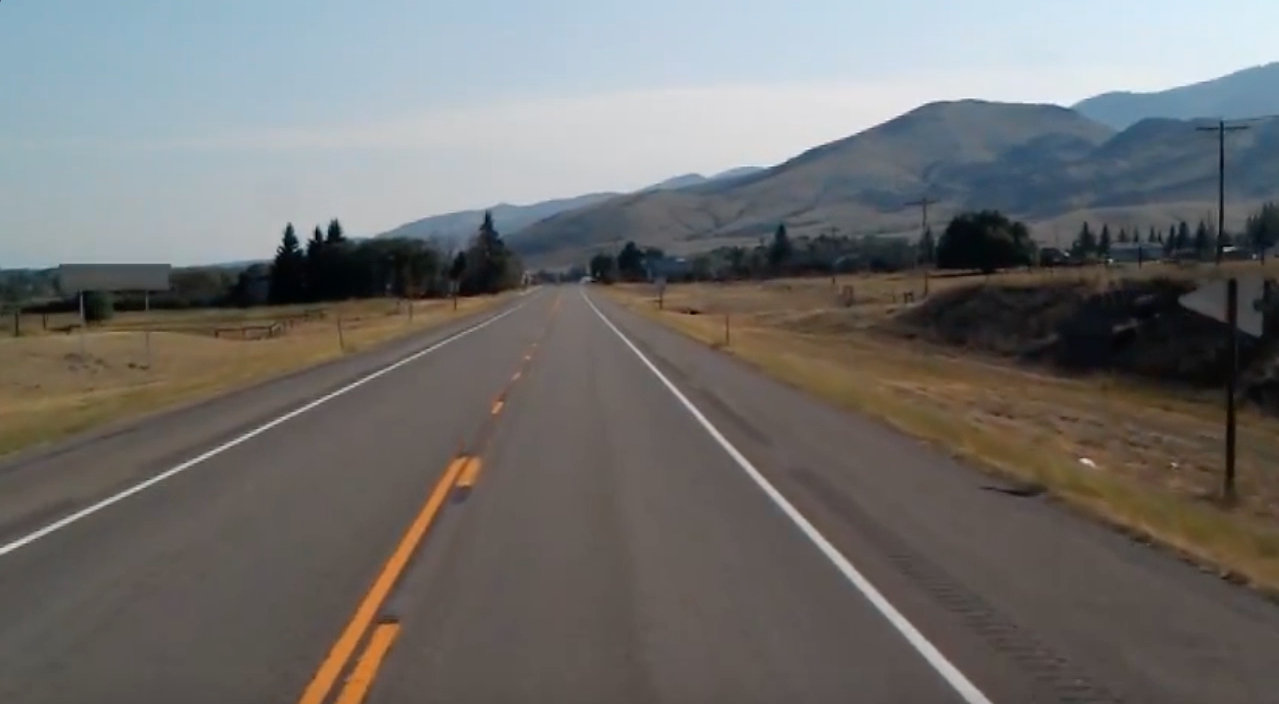
#> input picture test_image.jpg, 1279 x 704 px, found by its file name
$ python lanes2.py image '→' test on test_image.jpg
#> lines starting #> are read from the running program, lines starting #| are printed output that depends on the picture; after the words box and inside, x2 and y2 are one past the last pixel; in counts of white or black regions, pixels touching at a corner belong together
"""
TRAFFIQ AI Model — Team NEURO DRIVE
Members: Archideb Chatterjee, Sumedha Basu, Ayan Nandi, Sayan Das
Hardware: Raspberry Pi 4B + Pi Camera V2
Event: TRAFFIQ 2025

Pipeline:
  Camera Frame (320x240)
    → Preprocess (HSV white mask + CLAHE)
    → Canny Edge Detection
    → ROI Crop
    → Hough Lane Lines
    → Obstacle Detection (contour)
    → Fog / Low-light Detection
    → Decision Logic (priority: fog → obstacle → normal drive)
    → [speed, direction]  ∈ [-1, 1]
"""

import cv2
import numpy as np
import sys
import time
import logging

logging.basicConfig(
    level=logging.INFO,
    format="[%(levelname)s] %(message)s"
)
log = logging.getLogger("TRAFFIQ")

# ─────────────────────────────────────────────
# STATE
# ─────────────────────────────────────────────
_state = {
    "prev_direction": 0.0,
    "obstacle_counter": 0,   # hysteresis: avoid flickering AVOID↔NORMAL
    "fog_counter": 0,
}

OBSTACLE_HYSTERESIS = 3   # frames obstacle must persist before triggering
FOG_HYSTERESIS      = 5   # frames of low contrast before entering fog mode
STEERING_ALPHA      = 0.7  # low-pass filter weight for previous direction


# ═══════════════════════════════════════════════
# 1. PREPROCESS  (lighting handling)
#     "CLAHE + HSV white masking"
# ═══════════════════════════════════════════════
def preprocess(frame: np.ndarray) -> np.ndarray:
    """
    Returns a binary mask isolating white lane lines.

    Steps:
      1. Convert BGR → HSV
      2. White range mask  (H: any, S: low, V: high)
      3. CLAHE on V-channel to handle low-light / fog
         (PDF page 8: 'CLAHE — Contrast Limited Adaptive Histogram Equalization')
    """
    hsv = cv2.cvtColor(frame, cv2.COLOR_BGR2HSV)

    # CLAHE on the Value channel to compensate for dim/uneven lighting
    clahe = cv2.createCLAHE(clipLimit=2.0, tileGridSize=(8, 8))
    h, s, v = cv2.split(hsv)
    v_eq = clahe.apply(v)
    hsv_eq = cv2.merge([h, s, v_eq])

    lower_white = np.array([0,   0, 180])
    upper_white = np.array([180, 40, 255])
    mask = cv2.inRange(hsv_eq, lower_white, upper_white)

    # Morphological close to fill small gaps in lane lines
    kernel = cv2.getStructuringElement(cv2.MORPH_RECT, (5, 5))
    mask   = cv2.morphologyEx(mask, cv2.MORPH_CLOSE, kernel)

    return mask


# ═══════════════════════════════════════════════
# 2. EDGE DETECTION
# ═══════════════════════════════════════════════
def canny(image: np.ndarray) -> np.ndarray:
    """Gaussian blur then Canny edge detection."""
    blur = cv2.GaussianBlur(image, (5, 5), 0)
    return cv2.Canny(blur, 50, 150)


# ═══════════════════════════════════════════════
# 3. REGION OF INTEREST
# ═══════════════════════════════════════════════
def region_of_interest(image: np.ndarray) -> np.ndarray:
    """
    Triangular ROI mask covering the lower 60% of the frame.
    Eliminates sky / upper background that would confuse Hough.
    """
    height, width = image.shape[:2]
    polygons = np.array([[
        (int(width * 0.1), height),
        (int(width * 0.9), height),
        (int(width * 0.5), int(height * 0.4))
    ]])
    mask = np.zeros_like(image)
    cv2.fillPoly(mask, polygons, 255)
    return cv2.bitwise_and(image, mask)


# ═══════════════════════════════════════════════
# 4. LANE PROCESSING
# ═══════════════════════════════════════════════
def make_coordinates(image: np.ndarray, line_parameters) -> np.ndarray:
    slope, intercept = line_parameters

    # Guard against near-zero slope (horizontal line)
    if abs(slope) < 0.01:
        slope = 0.01

    y1 = image.shape[0]
    y2 = int(y1 * 0.6)

    x1 = int((y1 - intercept) / slope)
    x2 = int((y2 - intercept) / slope)

    # Clamp to frame width to avoid wild extrapolation
    w  = image.shape[1]
    x1 = int(np.clip(x1, 0, w))
    x2 = int(np.clip(x2, 0, w))

    return np.array([x1, y1, x2, y2])


#  "Average slope and intercept for stability"
def average_slope_intercept(image: np.ndarray, lines) -> np.ndarray | None:
    """
    Separates detected Hough lines into left (negative slope) and right
    (positive slope) groups, averages each group, and returns up to two
    representative lane lines.
    """
    if lines is None:
        return None

    left_fit  = []
    right_fit = []

    for line in lines:
        x1, y1, x2, y2 = line.reshape(4)

        # Skip near-horizontal lines (likely noise)
        if abs(x2 - x1) < 1:
            continue

        parameters        = np.polyfit((x1, x2), (y1, y2), 1)
        slope, intercept  = parameters

        # Filter extreme slopes — likely noise
        if abs(slope) < 0.3 or abs(slope) > 5.0:
            continue

        if slope < 0:
            left_fit.append((slope, intercept))
        else:
            right_fit.append((slope, intercept))

    lines_out = []
    if left_fit:
        left_avg = np.average(left_fit, axis=0)
        lines_out.append(make_coordinates(image, left_avg))
    if right_fit:
        right_avg = np.average(right_fit, axis=0)
        lines_out.append(make_coordinates(image, right_avg))

    return np.array(lines_out) if lines_out else None


# ═══════════════════════════════════════════════
# 5. DISPLAY LINES  (debug overlay)
# ═══════════════════════════════════════════════
def display_lines(image: np.ndarray, lines) -> np.ndarray:
    line_image = np.zeros_like(image)
    if lines is not None:
        for line in lines:
            x1, y1, x2, y2 = line
            cv2.line(line_image, (x1, y1), (x2, y2), (0, 255, 0), 5)
    return line_image


# ═══════════════════════════════════════════════
# 6. STEERING  (normalised to [-1, 1])
# ═══════════════════════════════════════════════
def get_steering_normalised(frame: np.ndarray, lines) -> float:
    """
    Computes steering signal from lane line positions.

    Returns float in [-1, 1]:
      -1 = hard left,  0 = straight,  +1 = hard right

    Strategy: average the top x-coords of detected lane lines.
    Deviation of that average from frame centre → normalised steering.
    """
    height, width = frame.shape[:2]

    if lines is None or len(lines) == 0:
        return 0.0

    x_tops = [line[2] for line in lines]
    avg_x  = float(np.mean(x_tops))

    center        = width / 2.0
    deviation     = avg_x - center
    max_deviation = width / 2.0

    steering = deviation / max_deviation
    return float(np.clip(steering, -1.0, 1.0))


# ═══════════════════════════════════════════════
# 7. OBSTACLE DETECTION
# ═══════════════════════════════════════════════
def detect_obstacle(frame: np.ndarray):
    """
    Scans the lower half of the frame for dark blobs (obstacles on black track).

    Returns (bool, bounding_box_or_None)

    Improvements vs original:
      • Adaptive threshold instead of fixed 60
      • Minimum aspect-ratio check to ignore lane-line fragments
      • Returns largest obstacle (most imminent threat)
    """
    height, width = frame.shape[:2]
    roi = frame[height // 2:, :]

    gray = cv2.cvtColor(roi, cv2.COLOR_BGR2GRAY)

    # Adaptive threshold handles varying surface brightness better
    thresh = cv2.adaptiveThreshold(
        gray, 255,
        cv2.ADAPTIVE_THRESH_MEAN_C,
        cv2.THRESH_BINARY_INV,
        blockSize=11, C=4
    )

    # Remove noise
    kernel = cv2.getStructuringElement(cv2.MORPH_ELLIPSE, (5, 5))
    thresh = cv2.morphologyEx(thresh, cv2.MORPH_OPEN, kernel)

    contours, _ = cv2.findContours(thresh, cv2.RETR_EXTERNAL,
                                   cv2.CHAIN_APPROX_SIMPLE)

    best_box  = None
    best_area = 0

    for cnt in contours:
        area = cv2.contourArea(cnt)
        if area < 800:
            continue

        x, y, w, h = cv2.boundingRect(cnt)
        aspect = w / float(h) if h > 0 else 0

        # Reject very thin vertical fragments (likely lane lines leaking in)
        if aspect < 0.3:
            continue

        if area > best_area:
            best_area = area
            best_box  = (x, y + height // 2, w, h)

    return (best_box is not None), best_box


# ═══════════════════════════════════════════════
# 8. FOG / LOW-LIGHT DETECTION
# ═══════════════════════════════════════════════
def detect_fog(frame: np.ndarray) -> bool:
    """
    Detects fog or very low-light conditions by measuring global contrast
    (std-dev of grayscale values).  Threshold = 30 (tunable).
    """
    gray     = cv2.cvtColor(frame, cv2.COLOR_BGR2GRAY)
    contrast = float(np.std(gray))
    return contrast < 30


# ═══════════════════════════════════════════════
# 9. DECISION MAKING
#    Output: [speed, direction]  both in [-1, 1]
# ═══════════════════════════════════════════════
def decide_movement(frame: np.ndarray, lines, obstacle: bool, fog: bool):
    """
    Returns ([speed, direction], label_str).

    Priority:
      1. Fog        → slow, damped steering
      2. Obstacle   → slow + steer away  (hysteresis prevents oscillation)
      3. Normal     → full speed, lane-centred steering
    """
    raw_direction = get_steering_normalised(frame, lines)

    # Low-pass filter for smooth steering
    direction = (STEERING_ALPHA * _state["prev_direction"]
                 + (1 - STEERING_ALPHA) * raw_direction)
    _state["prev_direction"] = direction

    # ── Hysteresis counters ──────────────────────
    if obstacle:
        _state["obstacle_counter"] = min(_state["obstacle_counter"] + 1,
                                         OBSTACLE_HYSTERESIS + 1)
    else:
        _state["obstacle_counter"] = max(_state["obstacle_counter"] - 1, 0)

    if fog:
        _state["fog_counter"] = min(_state["fog_counter"] + 1,
                                    FOG_HYSTERESIS + 1)
    else:
        _state["fog_counter"] = max(_state["fog_counter"] - 1, 0)

    obstacle_active = _state["obstacle_counter"] >= OBSTACLE_HYSTERESIS
    fog_active      = _state["fog_counter"]      >= FOG_HYSTERESIS

    # ── Priority 1: Fog ──────────────────────────
    if fog_active:
        speed     = 0.3
        direction = direction * 0.5   # damp steering in low visibility
        label     = "FOG"
        return [round(speed, 3), round(direction, 3)], label

    # ── Priority 2: Obstacle ─────────────────────
    if obstacle_active:
        avoidance   = -np.sign(direction) * min(0.6 + abs(direction) * 0.2, 0.8)
        direction   = float(np.clip(avoidance, -1.0, 1.0))
        speed       = 0.3
        label       = "AVOID"
        return [round(speed, 3), round(direction, 3)], label

    # ── Priority 3: Normal driving ───────────────
    # Reduce speed proportionally when turning
    speed = 1.0 - 0.4 * abs(direction)
    speed = float(np.clip(speed, 0.2, 1.0))

    if   direction >  0.2: label = "RIGHT"
    elif direction < -0.2: label = "LEFT"
    else:                  label = "STRAIGHT"

    return [round(speed, 3), round(direction, 3)], label


# ═══════════════════════════════════════════════
# 10. PROCESS SINGLE FRAME  (main API)
# ═══════════════════════════════════════════════
def process_frame(frame: np.ndarray) -> list:
    """
    Public API — takes a BGR image (any size ≥ 640×480),
    returns [speed, direction] both in [-1, 1].

    Internally resizes to 320×240 for real-time performance on Pi 4B.
    """
    frame          = cv2.resize(frame, (320, 240))
    mask           = preprocess(frame)
    edges          = canny(mask)
    cropped        = region_of_interest(edges)

    lines          = cv2.HoughLinesP(cropped, 2, np.pi / 180, 80,
                                     minLineLength=30, maxLineGap=10)
    averaged_lines = average_slope_intercept(frame, lines)

    obstacle, _    = detect_obstacle(frame)
    fog            = detect_fog(frame)

    output, _      = decide_movement(frame, averaged_lines, obstacle, fog)
    return output  # [speed, direction]


# ═══════════════════════════════════════════════
# 11. TEST ON SINGLE IMAGE  (python lanes2.py image)
# ═══════════════════════════════════════════════
def run_image_test():
    """
    Runs the full pipeline on test_image.jpg and displays result.
    Press any key to close.
    """
    frame = cv2.imread("test_image.jpg")  # input image: test_image.jpg
#> frame is the input picture: shape (704, 1279, 3); mean B, G, R 109.7, 111.3, 112.3
    if frame is None:
        log.error("Could not load 'test_image.jpg'. Place it in the same folder.")
        return

    frame = cv2.resize(frame, (320, 240))
#> frame: shape (240, 320, 3)

    mask           = preprocess(frame)
#> in preprocess, `hsv = cv2.cvtColor(frame, cv2.COLOR_BGR2HSV)`: hsv: shape (240, 320, 3); mean H, S, V 51.2, 49.7, 121.6
#> in preprocess, `h, s, v = cv2.split(hsv)`:
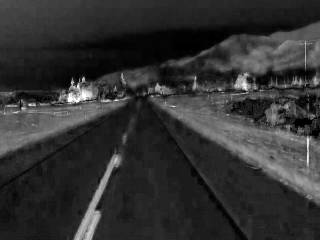
#> s: shape (240, 320); min 0, max 255, mean 49.7
#> in preprocess, `hsv_eq = cv2.merge([h, s, v_eq])`: hsv_eq: shape (240, 320, 3); mean H, S, V 51.2, 49.7, 132.5
#> in preprocess, `mask = cv2.inRange(hsv_eq, lower_white, upper_white)`:
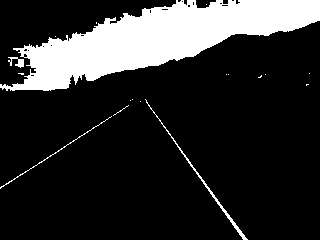
#> mask: shape (240, 320); 17.9% white; 18 white regions (14 under 20 px), largest, box (x1, y1, x2, y2) and area: (0, 0, 320, 91) 13159, (145, 99, 248, 240) 350, (0, 116, 112, 189) 141, (8, 57, 24, 68) 88
#> in preprocess, `mask   = cv2.morphologyEx(mask, cv2.MORPH_CLOSE, kernel)`: mask: shape (240, 320); 18.4% white; 12 white regions (9 under 20 px), largest, box (x1, y1, x2, y2) and area: (0, 0, 320, 91) 13625, (145, 99, 248, 240) 351, (0, 116, 112, 189) 142
    edges          = canny(mask)
#> in canny, `return cv2.Canny(blur, 50, 150)`: returned value: shape (240, 320); 2.1% white in thin lines or dots
    cropped        = region_of_interest(edges)
#> in region_of_interest, `cv2.fillPoly(mask, polygons, 255)`: mask: shape (240, 320); 24.2% white; 1 white region, box (x1, y1, x2, y2) and area: (32, 96, 289, 240) 18576
#> in region_of_interest, `return cv2.bitwise_and(image, mask)`:
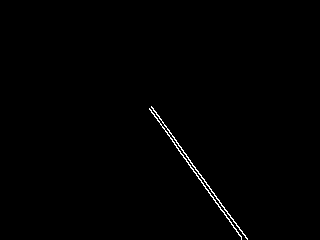
#> returned value: shape (240, 320); 0.58% white in thin lines or dots, all inside (x1, y1, x2, y2) = (149, 106, 248, 240)

    lines          = cv2.HoughLinesP(cropped, 2, np.pi / 180, 80,
                                     minLineLength=30, maxLineGap=10)
#> lines = [[149, 109, 241, 236], [151, 106, 224, 209], [215, 196, 247, 239]]
    averaged_lines = average_slope_intercept(frame, lines)
#> the loop in average_slope_intercept, `for line in lines:` made 3 passes
#> (x1, y1, x2, y2, slope, intercept) on passes 1 to 3: (149, 109, 241, 236, 1.38, -96.68), (151, 106, 224, 209, 1.41, -107.1), (215, 196, 247, 239, 1.34, -92.91)
#> after the loop in average_slope_intercept, `for line in lines:`: left_fit = []; right_fit = [(1.38, -96.68), (1.41, -107.1), (1.34, -92.91)]
#> in average_slope_intercept, `right_avg = np.average(right_fit, axis=0)`: right_avg = [1.38, -98.88]
#> in make_coordinates, `slope, intercept = line_parameters`: slope = 1.38; intercept = -98.88
#> in make_coordinates, `x1 = int((y1 - intercept) / slope)`: x1 = 245
#> in make_coordinates, `x2 = int((y2 - intercept) / slope)`: x2 = 176
#> averaged_lines = [[245, 240, 176, 144]]
    line_image     = display_lines(frame, averaged_lines)
#> the loop in display_lines, `for line in lines:` made 1 pass

    obstacle, box  = detect_obstacle(frame)
#> in detect_obstacle, `roi = frame[height // 2:, :]`:
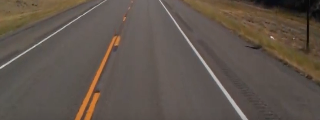
#> roi: shape (120, 320, 3); mean B, G, R 76.2, 84.9, 95.7
#> in detect_obstacle, `thresh = cv2.adaptiveThreshold( gray, 255, cv2.ADAPTIVE_THRESH_MEAN_C,..`: thresh: shape (120, 320); 17.1% white; 180 white regions (141 under 20 px), largest, box (x1, y1, x2, y2) and area: (161, 0, 253, 120) 902, (154, 0, 243, 120) 789, (0, 0, 111, 74) 669
#> in detect_obstacle, `kernel = cv2.getStructuringElement(cv2.MORPH_ELLIPSE, (5, 5))`: kernel = [[0, 0, 1, 0, 0], [1, 1, 1, 1, 1], [1, 1, 1, 1, 1], [1, 1, 1, 1, 1], [0, 0, 1, 0, 0]]
#> in detect_obstacle, `thresh = cv2.morphologyEx(thresh, cv2.MORPH_OPEN, kernel)`:
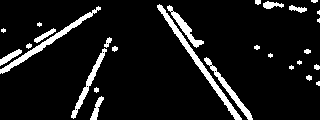
#> thresh: shape (120, 320); 8.8% white; 28 white regions (9 under 20 px)
#> in detect_obstacle, `contours, _ = cv2.findContours(thresh, cv2.RETR_EXTERNAL, cv2.CHAIN_AP..`: contours = 28 contours, 17 with area under 20; largest, box (x1, y1, x2, y2) and area: (157, 4, 242, 120) 640, (0, 6, 101, 74) 500, (204, 57, 253, 120) 324, (71, 48, 107, 119) 307, (167, 5, 204, 48) 266
#> the loop in detect_obstacle, `for cnt in contours:` made 28 passes
#> area on passes 1, 8, 11, 12, 16, 17, 22, 23, 24, 25, 26: 100, 324, 110, 307, 32, 81, 500.5, 57.5, 266.5, 640, 79.5
#> after the loop in detect_obstacle, `for cnt in contours:`: best_area = 0
#> obstacle = False
    fog            = detect_fog(frame)
#> in detect_fog, `gray     = cv2.cvtColor(frame, cv2.COLOR_BGR2GRAY)`:
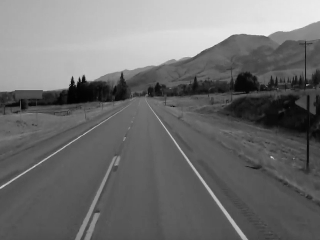
#> gray: shape (240, 320); min 2, max 238, mean 111.4
#> in detect_fog, `contrast = float(np.std(gray))`: contrast = 55.63
#> fog = False

    output, label  = decide_movement(frame, averaged_lines, obstacle, fog)
#> in get_steering_normalised, `x_tops = [line[2] for line in lines]`: x_tops = [176]
#> in get_steering_normalised, `avg_x  = float(np.mean(x_tops))`: avg_x = 176
#> in get_steering_normalised, `deviation     = avg_x - center`: deviation = 16
#> in get_steering_normalised, `steering = deviation / max_deviation`: steering = 0.1
#> in decide_movement, `direction = (STEERING_ALPHA * _state["prev_direction"] + (1 - STEERING..`: direction = 0.03
#> in decide_movement, `obstacle_active = _state["obstacle_counter"] >= OBSTACLE_HYSTERESIS`: obstacle_active = False
#> in decide_movement, `speed = 1.0 - 0.4 * abs(direction)`: speed = 0.988
#> output = [0.988, 0.03]; label = 'STRAIGHT'
    speed_val, dir_val = output
#> speed_val = 0.988; dir_val = 0.03

    if obstacle and box:
        x, y, w, h = box
        cv2.rectangle(frame, (x, y), (x + w, y + h), (0, 0, 255), 2)

    cv2.putText(frame, f"Direction: {label}",
                (10, 30),  cv2.FONT_HERSHEY_SIMPLEX, 0.7, (255, 255, 255), 2)
    cv2.putText(frame, f"Speed: {speed_val:.3f}  Dir: {dir_val:.3f}",
                (10, 60),  cv2.FONT_HERSHEY_SIMPLEX, 0.7, (255, 255, 255), 2)
    cv2.putText(frame, f"Fog: {fog}  Obstacle: {obstacle}",
                (10, 90),  cv2.FONT_HERSHEY_SIMPLEX, 0.7, (255, 255, 255), 2)
    cv2.putText(frame, f"Output: {output}",
                (10, 120), cv2.FONT_HERSHEY_SIMPLEX, 0.7, (0, 255, 255), 2)

    combo = cv2.addWeighted(frame, 0.8, line_image, 1, 1)
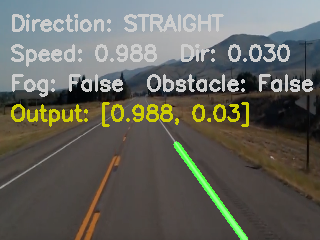
#> combo: shape (240, 320, 3); mean B, G, R 93.3, 101, 100.6
    log.info(f"[test_image.jpg] Output: {output} | Direction: {label}")

    cv2.imshow("TRAFFIQ — NEURO DRIVE", combo)
    cv2.waitKey(0)
    cv2.destroyAllWindows()


# ═══════════════════════════════════════════════
# 12. MAIN LOOP
# ═══════════════════════════════════════════════
if __name__ == "__main__":

    # Usage:
    #   python lanes2.py image          → test on test_image.jpg
    #   python lanes2.py                → run on test2.mp4 (default)
    #   python lanes2.py /dev/video0    → run on live webcam

    if len(sys.argv) > 1 and sys.argv[1] == "image":
        run_image_test()
        sys.exit(0)
#> (the program exits here)
